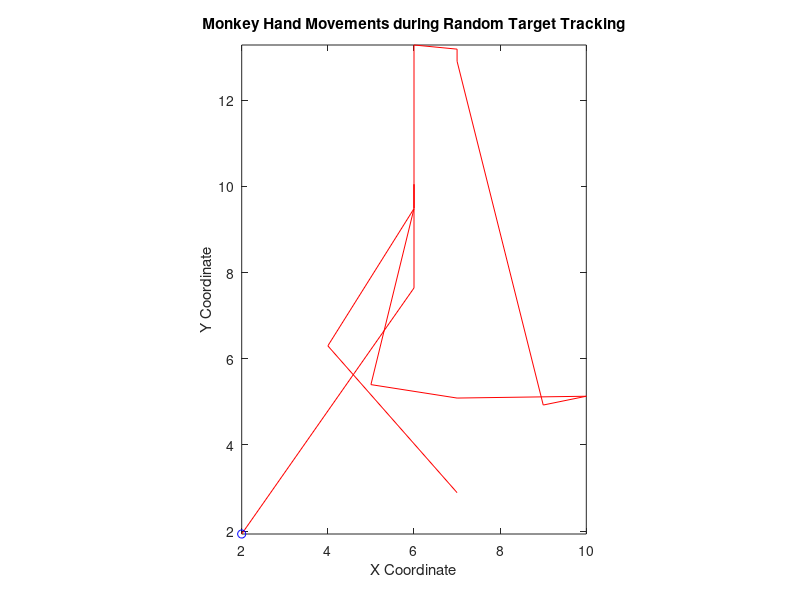
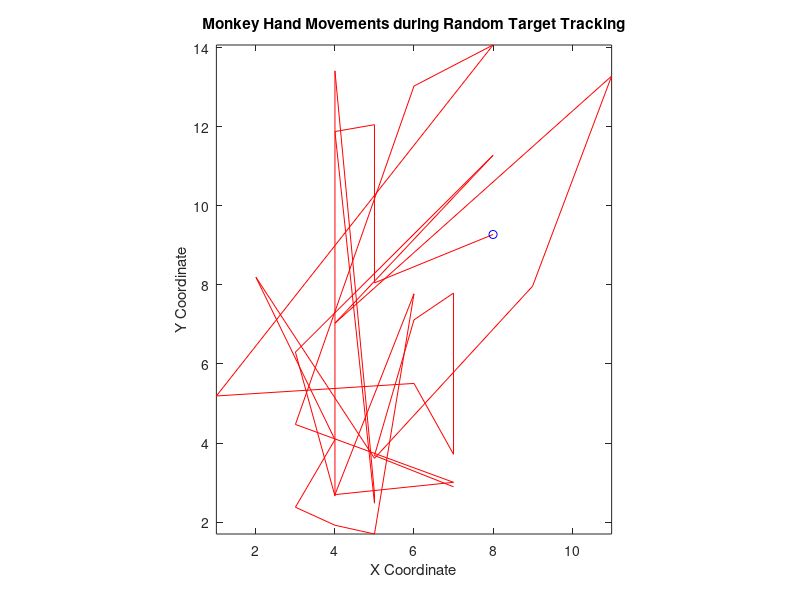
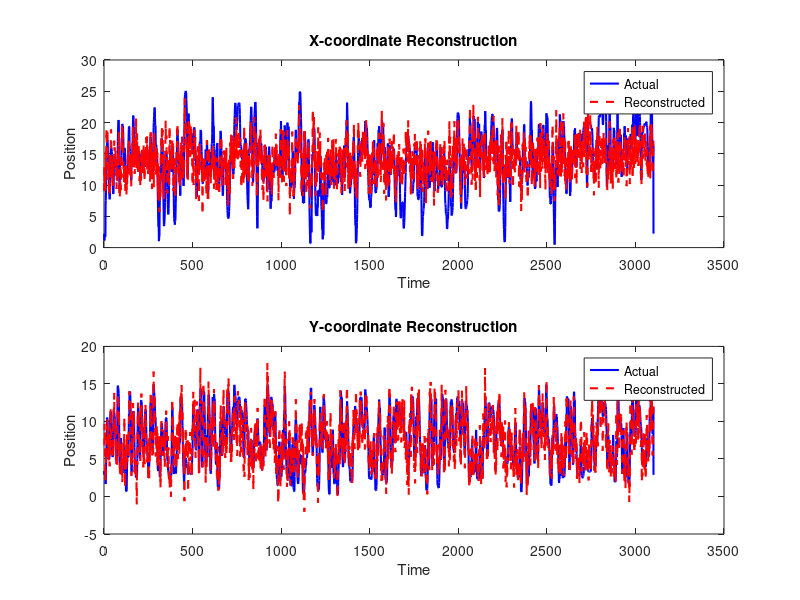
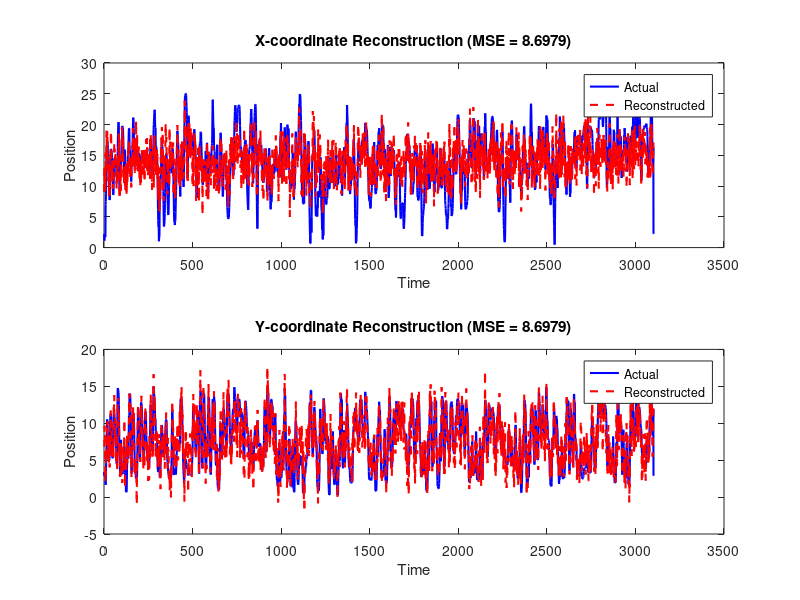

Recreate these plots in MATLAB, in order. (Note: this script raises an error after producing the figures.)
% Jaspreet Singh
% Assignment III: BCI 
%Quantitative Systems Neurosience 
%1/31/24

%% Part 1: Continuous decoding

% Load data
load('continuous1.mat');

%% step 1 - downsampling new 
% Assuming N is the downsampling factor
N = 222;  % Change this to your desired downsampling factor

% Downsample the rate data
downsampled_rate = downsample(rate, N);

% Downsample the kinematic data accordingly
downsampled_kin = downsample(kin, N);
% step 1
% Plot the hand movements using an easier function like scatter to
% visualize data
figure;
comet(downsampled_rate(:, 1), downsampled_kin(:, 2)); % Scatter plot with blue filled circles
title('Monkey Hand Movements during Random Target Tracking');
xlabel('X Coordinate');
ylabel('Y Coordinate');
axis equal; % Ensure equal scaling on both axes for accurate representation
%%
%% step 1 - downsampling new 
% Assuming N is the downsampling factor
N = 100;  % Change this to your desired downsampling factor

% Downsample the rate data
downsampled_rate = downsample(rate, N);

% Downsample the kinematic data accordingly
downsampled_kin = downsample(kin, N);
% step 1
% Plot the hand movements using an easier function like scatter to
% visualize data
figure;
comet(downsampled_rate(:, 1), downsampled_kin(:, 2)); % Scatter plot with blue filled circles
title('Monkey Hand Movements during Random Target Tracking');
xlabel('X Coordinate');
ylabel('Y Coordinate');
axis equal; % Ensure equal scaling on both axes for accurate representation

%% step 2
% Compute linear filter coefficients
X = [rate, ones(size(rate, 1), 1)];  % Append a column of ones
Y = circshift(kin, -2, 1);  % Time-shifted kinematic data
A = (X' * X) \ (X' * Y);  % Linear regression to find coefficients

% Test the decoder's performance
decoded_kin = X * A;
mse = mean((decoded_kin - Y).^2, 'all');  % Mean Squared Error
% use correlation here

% Display results
figure;
subplot(2, 1, 1);
plot(Y(:, 1), 'b', 'LineWidth', 1.5);
hold on;
plot(decoded_kin(:, 1), 'r--', 'LineWidth', 1.5);
title('X-coordinate Reconstruction');
xlabel('Time');
ylabel('Position');
legend('Actual', 'Reconstructed');
% plot(Y(:, 1) - decoded_kin(:, 1)); % plot residuals

subplot(2, 1, 2);
plot(Y(:, 2), 'b', 'LineWidth', 1.5);
hold on;
plot(decoded_kin(:, 2), 'r--', 'LineWidth', 1.5);
title('Y-coordinate Reconstruction');
xlabel('Time');
ylabel('Position');
legend('Actual', 'Reconstructed');
% plot(Y(:, 2) - decoded_kin(:, 2)); % plot residuals

fprintf('Mean Squared Error: %.4f\n', mse);

%%% Compute linear filter coefficients
X = [rate, ones(size(rate, 1), 1)];  % Append a column of ones
Y = circshift(kin, -2, 1);  % Time-shifted kinematic data
A = (X' * X) \ (X' * Y);  % Linear regression to find coefficients

% Test the decoder's performance
decoded_kin = X * A;
mse = mean((decoded_kin - Y).^2, 'all');  % Mean Squared Error

% Display results
figure;
subplot(2, 1, 1);
plot(Y(:, 1), 'b', 'LineWidth', 1.5);
hold on;
plot(decoded_kin(:, 1), 'r--', 'LineWidth', 1.5);
title(['X-coordinate Reconstruction (MSE = ', num2str(mse), ')']);  % Display MSE in the title
xlabel('Time');
ylabel('Position');
legend('Actual', 'Reconstructed');

subplot(2, 1, 2);
plot(Y(:, 2), 'b', 'LineWidth', 1.5);
hold on;
plot(decoded_kin(:, 2), 'r--', 'LineWidth', 1.5);
title(['Y-coordinate Reconstruction (MSE = ', num2str(mse), ')']);
xlabel('Time');
ylabel('Position');
legend('Actual', 'Reconstructed');

% Add MSE to the x-axis title
subplot(2, 1, 1);
ax1 = gca; % Get current axis
title(ax1, {ax1.Title.String, ['MSE: ', num2str(mse)]});

fprintf('Mean Squared Error: %.4f\n', mse);


%% Part 1 - Real-time decoding

% Load new data
%load('continuous2.mat');

% Test on new data
X_new = [rate, ones(size(rate, 1), 1)];
Y_new = circshift(kin, -2, 1);
decoded_kin_new = X_new * A;

% Evaluate performance
mse_new = mean((decoded_kin_new - Y_new).^2, 'all');

% Display results for new data
figure;
subplot(2, 1, 1);
plot(Y_new(:, 1), 'b', 'LineWidth', 1.5);
hold on;
plot(decoded_kin_new(:, 1), 'r--', 'LineWidth', 1.5);
title('X-coordinate Reconstruction (New Data)');
xlabel('Time');
ylabel('Position');
legend('Actual', 'Reconstructed');

subplot(2, 1, 2);
plot(Y_new(:, 2), 'b', 'LineWidth', 1.5);
hold on;
plot(decoded_kin_new(:, 2), 'r--', 'LineWidth', 1.5);
title('Y-coordinate Reconstruction (New Data)');
xlabel('Time');
ylabel('Position');
legend('Actual', 'Reconstructed');

fprintf('Mean Squared Error (New Data): %.4f\n', mse_new);
%%
% Load new data
%load('continuous2.mat');

% Test on new data
X_new = [rate, ones(size(rate, 1), 1)];
Y_new = circshift(kin, -2, 1);
decoded_kin_new = X_new * A;

% Evaluate performance
mse_new_x = mean((decoded_kin_new(:,1) - Y_new(:,1)).^2, 'all');
mse_new_y = mean((decoded_kin_new(:,2) - Y_new(:,2)).^2, 'all');

% Display results for new data
figure;
subplot(2, 1, 1);
plot(Y_new(:, 1), 'b', 'LineWidth', 1.5);
hold on;
plot(decoded_kin_new(:, 1), 'r--', 'LineWidth', 1.5);
title(['X-coordinate Reconstruction (New Data) (MSE = ', num2str(mse_new_x), ')']); % Display MSE in the title
xlabel('Time');
ylabel('Position');
legend('Actual', 'Reconstructed');

subplot(2, 1, 2);
plot(Y_new(:, 2), 'b', 'LineWidth', 1.5);
hold on;
plot(decoded_kin_new(:, 2), 'r--', 'LineWidth', 1.5);
title(['Y-coordinate Reconstruction (New Data) (MSE = ', num2str(mse_new_y), ')']); % Display MSE in the title
xlabel('Time');
ylabel('Position');
legend('Actual', 'Reconstructed');

fprintf('Mean Squared Error (New Data - X): %.4f\n', mse_new_x);
fprintf('Mean Squared Error (New Data - Y): %.4f\n', mse_new_y);


%% Part 1 - Explore different time lags

time_lags = [210, 140, 70, 0, -70, -140, -210]; % shift behavior BACK in time with negative numbers
ms_per_sample = 70;
mses = nan(numel(time_lags), 1);
figure;
for i = 1:length(time_lags)
    Y_shifted = circshift(kin, round(time_lags(i)/ms_per_sample), 1);
    X_shifted = X_new;
    A_shifted = (X_shifted' * X_shifted) \ (X_shifted' * Y_shifted);
    decoded_kin_shifted = X_shifted * A_shifted;
    mse_shifted = mean((decoded_kin_shifted - Y_shifted).^2, 'all');
    mses(i) = mse_shifted;

    subplot(numel(time_lags), 2, 2 * i - 1);
    plot(Y_shifted(:, 1), 'b', 'LineWidth', 1.5);
    hold on;
    plot(decoded_kin_shifted(:, 1), 'r--', 'LineWidth', 1.5);
    title(['X-coordinate Reconstruction (Time Lag = ' num2str(time_lags(i)) ' ms), MSE = ', num2str(mse_shifted)]);
    xlabel('Time');
    ylabel('Position');
    legend('Actual', 'Reconstructed');

    subplot(numel(time_lags), 2, 2 * i);
    plot(Y_shifted(:, 2), 'b', 'LineWidth', 1.5);
    hold on;
    plot(decoded_kin_shifted(:, 2), 'r--', 'LineWidth', 1.5);
    title(['Y-coordinate Reconstruction (Time Lag = ' num2str(time_lags(i)) ' ms)']);
    xlabel('Time');
    ylabel('Position');
    legend('Actual', 'Reconstructed');
end

% 
%% Part 2: attempt 3 using the leave out method to help make predictions for correlations to go into the Rp and Rc equation

% Load spikeCounts data
load('spikeCounts.mat');

% Initialize Results structure
numReps = size(SpikeCounts, 1);
numNeurons = size(SpikeCounts, 2);
numTargets = size(SpikeCounts, 3);

Results(numTargets, numReps).actualTarg = [];
Results(numTargets, numReps).decodedTarg = [];

% Visualize the tuning of cells (average spike count for 5 targets)
figure;
for neuronInd = 1:numNeurons
    subplot(4, 5, min(neuronInd, 20));
    avgSpikeCount = squeeze(mean(SpikeCounts(:, neuronInd, :), 1));
    bar(1:numTargets, avgSpikeCount);
    title(['Neuron ' num2str(neuronInd)]);
    xlabel('Target');
    ylabel('Average Spike Count');
end
sgtitle('Average Spike Count for Neurons Across Targets');

% SpikeCounts = zscore(SpikeCounts, 0, [1, 2]);

% Results = nan(numTargets * numReps, 2); rowCount = 1;
% Leave-one-out cross-validation
for testTarg = 1:numTargets
    for testRep = 1:numReps
    
   

        obsSpikeCount = squeeze(SpikeCounts(testRep, :, testTarg));
        trainData = SpikeCounts;
        trainData(testRep, :, testTarg) = NaN;
        Lambda = squeeze(mean(trainData, 1, "omitnan"))';
    
    
        % Find the target that is most likely given the observed neural activity
        targetLikelihoods = log(Lambda + 1) * obsSpikeCount'; % need to z-score along targets
        [~, decodedTarg] = max(targetLikelihoods);

        targetDists = pdist2(Lambda, obsSpikeCount);
        [~, decodedTarg] = min(targetDists);

        % correlation

        % Results(rowCount, :) = [testTarg, decodedTarg]; % rowCount = rowCount + 1;
        Results(testTarg, testRep).actualTarg = testTarg;
        Results(testTarg, testRep).decodedTarg = decodedTarg;
    
    end
end

ConfuMat = plotConfusion(Results); colorbar;
title('Confusion Matrix');

%% attempt 3 
% Plot the confusion matrix
ConfuMat = plotConfusion(Results);
title('Confusion Matrix');

% Initialize matrices to store correlations
rp = zeros(numReps, numNeurons, numTargets);
rc = zeros(numReps, numNeurons, numTargets);

% Loop over each repetition and neuron
for testRep = 1:numReps
    for neuronInd = 1:numNeurons
        % Loop over each target
        for targInd = 1:numTargets
            % Calculate correlation between observed spike counts and component predictions
            rp(testRep, neuronInd, targInd) = corr(squeeze(SpikeCounts(testRep, neuronInd, targInd)), ...
                squeeze(componentPredictions(testRep, targInd, :))); % Corrected indexing

            % Calculate correlation between observed spike counts and pattern predictions
            rc(testRep, neuronInd, targInd) = corr(squeeze(SpikeCounts(testRep, neuronInd, targInd)), ...
                squeeze(patternPredictions(testRep, :))); % Corrected indexing
        end
    end
end


% Display results
disp('Mean correlation between observed spike counts and component predictions:')
mean_rp = mean(rp(:))
disp('Mean correlation between observed spike counts and pattern predictions:')
mean_rc = mean(rc(:))
%%
% Compute accuracy, precision, recall, and F1-score from confusion matrix
total_samples = sum(ConfuMat(:));
true_positives = diag(ConfuMat);
false_positives = sum(ConfuMat, 1) - true_positives';
false_negatives = sum(ConfuMat, 2) - true_positives;

% Compute accuracy
accuracy = sum(true_positives) / total_samples;

% Compute precision
precision = true_positives ./ (true_positives + false_positives);

% Compute recall (sensitivity)
recall = true_positives ./ (true_positives + false_negatives);

% Compute F1-score
f1_score = 2 * (precision .* recall) ./ (precision + recall);

% Display performance metrics
disp('Performance Metrics:');
disp(['Accuracy: ', num2str(accuracy)]);
disp(['Precision: ', num2str(mean(precision))]);
disp(['Recall (Sensitivity): ', num2str(mean(recall))]);
disp(['F1-Score: ', num2str(mean(f1_score))]);


